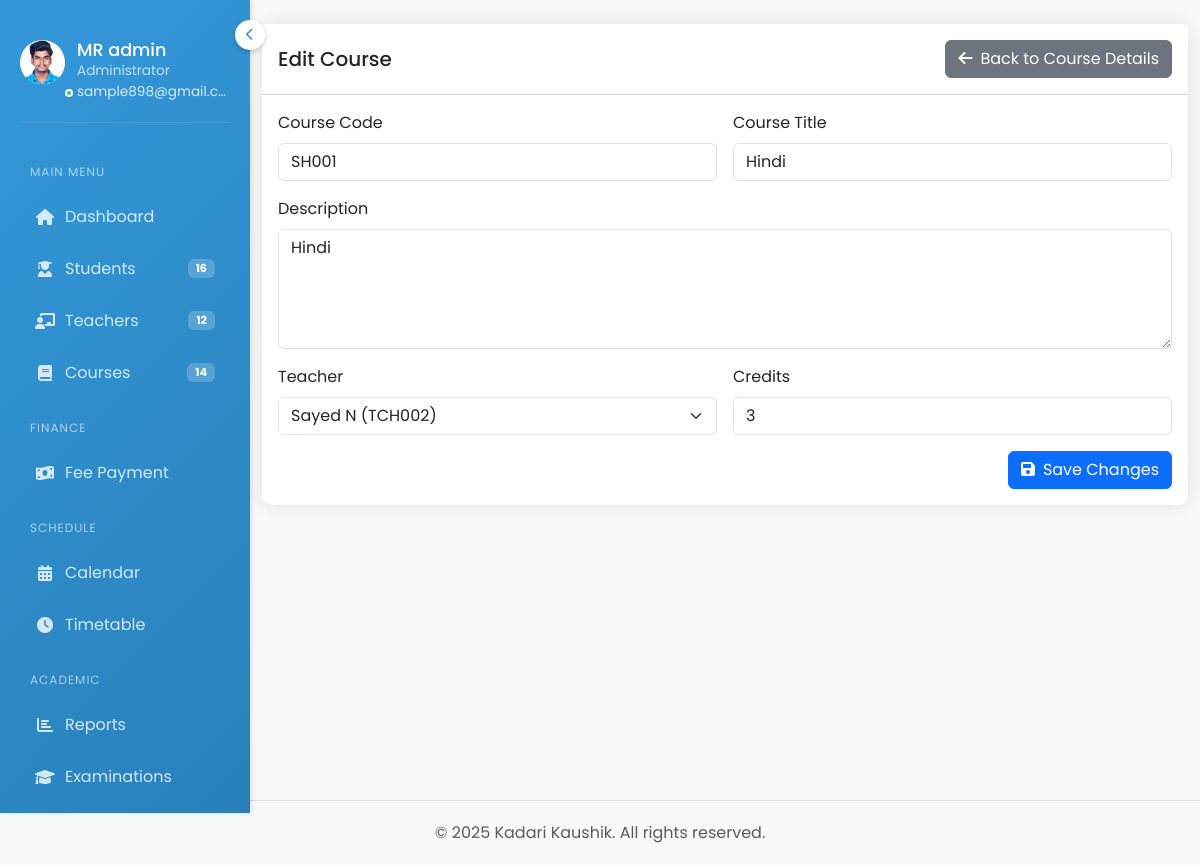
/courses/13/edit/ (signed in), run on the app's committed database.
### accounts/models.py (models this page shows, shortened)
class Profile(models.Model):
    user = models.OneToOneField(User, on_delete=models.CASCADE)
    avatar = models.ImageField(upload_to='avatars/', null=True, blank=True)
    bio = models.TextField(blank=True)
    created_at = models.DateTimeField(auto_now_add=True)
    updated_at = models.DateTimeField(auto_now=True)

class Course(models.Model):
    course_code = models.CharField(max_length=20, unique=True)
    title = models.CharField(max_length=200)
    description = models.TextField()
    teacher = models.ForeignKey(Teacher, on_delete=models.SET_NULL, null=True, related_name='courses')
    credits = models.IntegerField()
    students = models.ManyToManyField(Student, related_name='courses_enrolled', blank=True)
    class_section = models.ForeignKey('Class', on_delete=models.SET_NULL, null=True, related_name='courses')
    created_at = models.DateTimeField(auto_now_add=True)
    updated_at = models.DateTimeField(auto_now=True)
    class Meta:
        ordering = ['course_code']

class Teacher(models.Model):
    GENDER_CHOICES = [
        ('M', 'Male'),
        ('F', 'Female'),
        ('O', 'Other')
    ]
    user = models.OneToOneField(User, on_delete=models.CASCADE, related_name='teacher_profile', null=True, blank=True)
    teacher_id = models.CharField(max_length=20, unique=True)
    first_name = models.CharField(max_length=50, validators=[name_validator])
    last_name = models.CharField(max_length=50, validators=[name_validator])
    date_of_birth = models.DateField(null=True, blank=True)
    gender = models.CharField(max_length=1, choices=GENDER_CHOICES, null=True, blank=True)
    photo = models.ImageField(upload_to='teacher_photos/', null=True, blank=True)
    email = models.EmailField(unique=True)
    phone_regex = RegexValidator(
        regex=r'^\+?1?\d{9,15}$',
        message="Phone number must be entered in the format: '+999999999'. Up to 15 digits allowed."
    )
    address = models.TextField(blank=True)
    city = models.CharField(max_length=100, blank=True, null=True)
    state = models.CharField(max_length=100, blank=True, null=True)
    country = models.CharField(max_length=100, blank=True, null=True)
    postal_code = models.CharField(max_length=20, blank=True, null=True)
    phone_number = models.CharField(max_length=17, blank=True, null=True)
    department = models.CharField(max_length=100)
    designation = models.CharField(max_length=100, blank=True, null=True)
    subjects = models.TextField()  # Comma-separated list of subjects
    qualification = models.CharField(max_length=200, blank=True)
    specialization = models.CharField(max_length=200, blank=True, null=True)
    experience = models.IntegerField(null=True, blank=True)
    joining_date = models.DateField()
    is_active = models.BooleanField(default=True)
    created_at = models.DateTimeField(auto_now_add=True)
    updated_at = models.DateTimeField(auto_now=True)
    def __str__(self):
        return f"{self.first_name} {self.last_name} ({self.teacher_id})"

### accounts/views.py (the view)
# urls.py: path('courses/<int:id>/edit/', views.edit_course_view, name='edit_course'),
@login_required
def edit_course_view(request, id):
    course = get_object_or_404(Course, id=id)
    if request.method == 'POST':
        form = CourseForm(request.POST, instance=course)
        if form.is_valid():
            form.save()
            messages.success(request, 'Course updated successfully.')
            return redirect('course_detail', id=course.id)
    else:
        form = CourseForm(instance=course)
    context = {
        'form': form,
        'course': course
    }
    return render(request, 'accounts/courses/edit_course.html', context)

### accounts/forms.py
class CourseForm(forms.ModelForm):
    class Meta:
        model = Course
        fields = ['course_code', 'title', 'description', 'teacher', 'credits']
        widgets = {
            'description': forms.Textarea(attrs={'rows': 4}),
        }

### accounts/context_processors.py (called while the page is built)
def dashboard_stats(request):
    if request.user.is_authenticated:
        return {
            'sidebar_total_students': Student.objects.filter(status='active').count(),
            'sidebar_total_teachers': Teacher.objects.filter(is_active=True).count(),
            'sidebar_active_courses': Course.objects.count(),
        }
    return {
        'sidebar_total_students': 0,
        'sidebar_total_teachers': 0,
        'sidebar_active_courses': 0,
    }

### accounts/templates/accounts/courses/edit_course.html (shortened to what this page needs)
{% extends 'accounts/base_admin.html' %}
{% load static %}
{% block content %}
<div class="container-fluid py-4">
    <div class="row">
        <div class="col-12">
            <div class="card">
                <div class="card-header bg-white py-3">
                    <div class="row align-items-center">
                        <div class="col">
                            <h5 class="mb-0">Edit Course</h5>
                        </div>
                        <div class="col text-end">
                            <a href="{% url 'course_detail' course.id %}" class="btn btn-secondary">
                                <i class="fas fa-arrow-left me-2"></i>Back to Course Details
                            </a>
                        </div>
                    </div>
                </div>
                <div class="card-body">
                    <form method="POST">
                        <div class="row">
                            <div class="col-md-6">
                                <div class="mb-3">
                                    <label for="{{ form.course_code.id_for_label }}" class="form-label">Course Code</label>
                                    {{ form.course_code }}
                                </div>
                            </div>
                            <div class="col-md-6">
                                <div class="mb-3">
                                    <label for="{{ form.title.id_for_label }}" class="form-label">Course Title</label>
                                    {{ form.title }}
                                </div>
                            </div>
                        </div>
                        <div class="mb-3">
                            <label for="{{ form.description.id_for_label }}" class="form-label">Description</label>
                            {{ form.description }}
                        </div>
                        <div class="row">
                            <div class="col-md-6">
                                <div class="mb-3">
                                    <label for="{{ form.teacher.id_for_label }}" class="form-label">Teacher</label>
                                    {{ form.teacher }}
                                </div>
                            </div>
                            <div class="col-md-6">
                                <div class="mb-3">
                                    <label for="{{ form.credits.id_for_label }}" class="form-label">Credits</label>
                                    {{ form.credits }}
                                </div>
                            </div>
                        </div>
                        <div class="text-end">
                            <button type="submit" class="btn btn-primary">
                                <i class="fas fa-save me-2"></i>Save Changes
                            </button>
                        </div>
                    </form>
                </div>
            </div>
        </div>
    </div>
</div>
{% endblock %}

### accounts/templates/accounts/base_admin.html (shortened to what this page needs)
{% load static %}
<!DOCTYPE html>
<html lang="en">
<head>
    <link href="https://cdn.jsdelivr.net/npm/bootstrap@5.3.0/dist/css/bootstrap.min.css" rel="stylesheet">
    <link rel="stylesheet" href="https://cdnjs.cloudflare.com/ajax/libs/font-awesome/6.0.0/css/all.min.css">
    <link href="https://cdn.jsdelivr.net/npm/fullcalendar@5.11.3/main.min.css" rel="stylesheet">
</head>
<body>
    <div class="sidebar">
        <button class="menu-toggle">
            <i class="fas fa-chevron-left"></i>
        </button>
        <div class="user-info d-flex align-items-start">
            <div class="avatar">
                {% if user.profile.avatar %}
                    <img src="{{ user.profile.avatar.url }}" alt="{{ user.username }}">
                {% else %}
                    <div class="avatar-initials">{{ user.username|first|upper }}</div>
                {% endif %}
            </div>
            <div class="user-status"></div>
            <div class="user-details">
                <h3 title="{{ user.get_full_name|default:user.username }}">{{ user.get_full_name|default:user.username }}</h3>
                <p class="user-role">Administrator</p>
                <p class="user-email" title="{{ user.email }}">{{ user.email }}</p>
            </div>
        </div>
        <div class="sidebar-scrollable">
            <nav class="nav flex-column">
                <div class="menu-label">Main Menu</div>
                <a class="nav-link {% if request.resolver_match.url_name == 'dashboard' %}active{% endif %}" href="{% url 'index' %}">
                    <i class="fas fa-home"></i>
                    <span>Dashboard</span>
                </a>
                <a class="nav-link {% if request.resolver_match.url_name == 'students' %}active{% endif %}" href="{% url 'students' %}">
                    <i class="fas fa-user-graduate"></i>
                    <span>Students</span>
                    <span class="badge">{{ sidebar_total_students|default:"0" }}</span>
                </a>
                <a class="nav-link {% if request.resolver_match.url_name == 'teachers' %}active{% endif %}" href="{% url 'teachers' %}">
                    <i class="fas fa-chalkboard-teacher"></i>
                    <span>Teachers</span>
                    <span class="badge">{{ sidebar_total_teachers|default:"0" }}</span>
                </a>
                <a class="nav-link {% if request.resolver_match.url_name == 'courses' %}active{% endif %}" href="{% url 'courses' %}">
                    <i class="fas fa-book"></i>
                    <span>Courses</span>
                    <span class="badge">{{ sidebar_active_courses|default:"0" }}</span>
                </a>
                <div class="menu-label">Finance</div>
                <a class="nav-link {% if request.resolver_match.url_name == 'fee_payment' %}active{% endif %}" href="{% url 'fee_payment' %}">
                    <i class="fas fa-money-bill-wave"></i>
                    <span>Fee Payment</span>
                </a>
                <div class="menu-label">Schedule</div>
                <a class="nav-link {% if request.resolver_match.url_name == 'calendar' %}active{% endif %}" href="{% url 'calendar' %}">
                    <i class="fas fa-calendar-alt"></i>
                    <span>Calendar</span>
                </a>
                <a class="nav-link {% if request.resolver_match.url_name == 'timetable' %}active{% endif %}" href="{% url 'timetable' %}">
                    <i class="fas fa-clock"></i>
                    <span>Timetable</span>
                </a>
                <div class="menu-label">Academic</div>
                <a class="nav-link {% if request.resolver_match.url_name == 'reports' %}active{% endif %}" href="{% url 'reports' %}">
                    <i class="fas fa-chart-bar"></i>
                    <span>Reports</span>
                </a>
                <a class="nav-link {% if request.resolver_match.url_name == 'examinations' %}active{% endif %}" href="{% url 'examinations' %}">
                    <i class="fas fa-graduation-cap"></i>
                    <span>Examinations</span>
                </a>
            </nav>
        </div>
    </div>
    <div class="main-content">
        {% block content %}{% endblock %}
    </div>
    <footer class="footer mt-auto py-3 bg-light border-top">
        <div class="container-fluid text-center">
            <span class="text-muted">© 2025 Kadari Kaushik. All rights reserved.</span>
        </div>
    </footer>
</body>
</html>

### accounts/templates/accounts/courses/edit_course.html (style rules this page uses)
.form-control, .form-select { border-radius: 0.375rem; }
textarea.form-control { min-height: 120px; }

### accounts/templates/accounts/base_admin.html (style rules this page uses)
body { font-family: 'Poppins', sans-serif; background-color: #f8f9fa; overflow-x: hidden; min-height: 100vh; display: flex; flex-direction: column; }
.footer { background-color: #f8f9fa !important; border-top: 1px solid #dee2e6 !important; margin-top: auto; padding: 20px 0 !important; }
.sidebar { min-height: 100vh; background: linear-gradient(135deg, #3498db, #2980b9); color: white; padding: 20px; position: fixed; width: 250px; box-shadow: 2px 0 5px rgba(0, 0, 0, 0.1); transition: all 0.3s ease-in-out; z-index: 1000; display: flex; flex-direction: column; left: 0; top: 0; }
.sidebar-scrollable { flex: 1; overflow-y: auto; scrollbar-width: thin; scrollbar-color: rgba(255, 255, 255, 0.3) transparent; max-height: calc(100vh - 150px); padding-right: 10px; margin-right: -10px; padding-bottom: 20px; }
.menu-toggle { position: absolute; top: 20px; right: -15px; background: white; border: none; border-radius: 50%; width: 30px; height: 30px; display: flex; align-items: center; justify-content: center; cursor: pointer; box-shadow: 0 2px 5px rgba(0, 0, 0, 0.2); z-index: 1; transition: transform 0.3s ease-in-out; }
.menu-toggle i { color: #3498db; font-size: 0.8rem; transition: transform 0.3s ease-in-out; }
.menu-label { font-size: 0.75rem; text-transform: uppercase; letter-spacing: 1px; color: rgba(255, 255, 255, 0.6); margin: 20px 0 10px; padding-left: 10px; }
.nav-link { color: rgba(255, 255, 255, 0.8); padding: 12px 15px; margin: 2px 0; border-radius: 5px; transition: all 0.3s ease; display: flex; align-items: center; }
.nav-link i { margin-right: 10px; width: 20px; text-align: center; }
.nav-link .badge { margin-left: auto; background-color: rgba(255, 255, 255, 0.2); color: white; font-size: 0.7rem; padding: 0.25rem 0.5rem; }
.user-info { padding: 20px 0; border-bottom: 1px solid rgba(255, 255, 255, 0.1); margin-bottom: 20px; position: relative; }
.user-details { flex: 1; min-width: 0; }
.user-details h3 { margin: 0; font-size: 1.1rem; font-weight: 500; white-space: nowrap; overflow: hidden; text-overflow: ellipsis; }
.user-details p { margin: 0; font-size: 0.85rem; white-space: nowrap; overflow: hidden; text-overflow: ellipsis; opacity: 0.9; }
.user-role { font-size: 0.8rem; color: rgba(255, 255, 255, 0.8); margin: 2px 0; }
.user-email { color: rgba(255, 255, 255, 0.9); font-size: 0.8rem; margin-top: 2px; }
.user-status { width: 8px; height: 8px; background-color: #2ecc71; border-radius: 50%; position: absolute; bottom: 25px; left: 45px; border: 2px solid white; }
.main-content { margin-left: 250px; transition: all 0.3s ease-in-out; width: calc(100% - 250px); display: flex; flex-direction: column; min-height: 100vh; }
.avatar { width: 45px; height: 45px; border-radius: 50%; overflow: hidden; background-color: #4CAF50; display: flex; align-items: center; justify-content: center; margin-right: 12px; flex-shrink: 0; }
.avatar img { width: 100%; height: 100%; object-fit: cover; }
.card { border: none; border-radius: 10px; box-shadow: 0 0 20px rgba(0, 0, 0, 0.1); transition: transform 0.3s ease; margin-bottom: 20px; }
.row { margin-right: -0.5rem; margin-left: -0.5rem; }
.col, [class*="col-"] { padding-right: 0.5rem; padding-left: 0.5rem; }

### data on the page
Course: course_code "SH001", title "Hindi", description "Hindi", credits "3"
Teacher: teacher "Sayed N (TCH002)"

### other printed values
{{ user.get_full_name|default:user.username }} "MR admin"
{{ user.email }} "sample898@gmail.c…"
{{ sidebar_total_students|default:"0" }} "16"
{{ sidebar_total_teachers|default:"0" }} "12"
{{ sidebar_active_courses|default:"0" }} "14"
